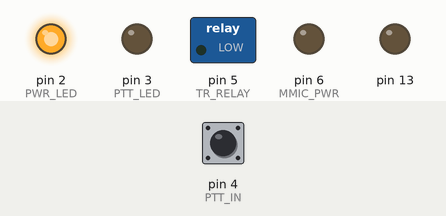
Recording of a sketch running on a simulated Arduino Uno, built with avr-gcc and run on an emulated ATmega328P. Parts: switched loads named in the sketch (green lamp = pin HIGH), output pins drawn as LEDs (lit = HIGH). The inputs (shaded band) are chosen by the test bench; at power-on: pin 4 (PTT_IN) HIGH.

Above: at 1.2 s.
1.3 s: pin 4 (PTT_IN) pulled LOW for 0.15 s
At 1.38 s:
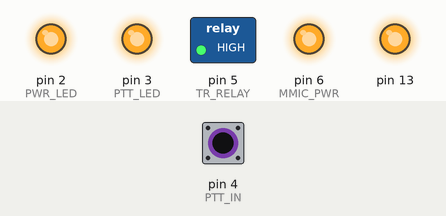
2.9 s: pin 4 (PTT_IN) pulled LOW for 3.2 s
At 6.7 s:
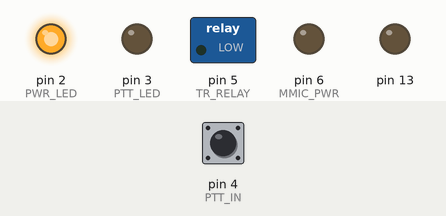
Timing chart, 0 to 8.2 s (numbered marks = the images above; inputs shaded):
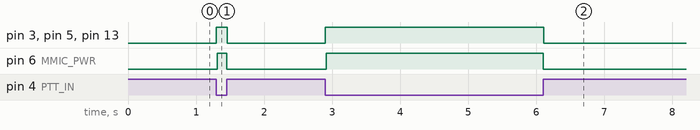

Measured:
- after the input at 1.3 s, pin 3 (PTT_LED), pin 5 (TR_RELAY), pin 13: LOW → HIGH at once, → LOW 0.16 s later; pin 6 (MMIC_PWR): LOW → HIGH at once, → LOW 0.14 s later
- after the input at 2.9 s, pin 3 (PTT_LED), pin 5 (TR_RELAY), pin 6 (MMIC_PWR), pin 13: LOW → HIGH at once, → LOW 3.2 s later

The sketch:

902-sequence.ino
```cpp
////////////////////////////////////////////////////////////////////////////////
// 902 sequencer
// https://github.com/tczerwonka/sequencer-sdr1k/
// this is an arduino pro board
////////////////////////////////////////////////////////////////////////////////

#define PWR_LED   2
#define PTT_LED   3
#define PTT_IN    4
#define TR_RELAY  5
#define MMIC_PWR  6
#define TX  1
#define RX  0

int current = RX;
int previous = RX;


void setup() {
  pinMode(PWR_LED, OUTPUT);
  pinMode(13, OUTPUT);
  pinMode(PTT_LED, OUTPUT);
  pinMode(TR_RELAY, OUTPUT);
  pinMode(MMIC_PWR, OUTPUT);
  pinMode(PTT_IN, INPUT_PULLUP);

  digitalWrite(PWR_LED, HIGH);
}

void loop() {
  if (!digitalRead(PTT_IN)) {
    if (previous == RX) {
      //go to TX
      current = RX;
      digitalWrite(PTT_LED, HIGH);
      digitalWrite(13, HIGH);
      digitalWrite(TR_RELAY, HIGH);
      delay(10);
      digitalWrite(MMIC_PWR, HIGH);
      previous = TX;
    } //prev == RX
  } else {
    if (previous == TX) {
      //go to RX
      digitalWrite(MMIC_PWR, LOW);
      delay(10);
      digitalWrite(TR_RELAY, LOW);
      digitalWrite(PTT_LED, LOW);
      digitalWrite(13, LOW);
      previous = RX;
      delay(500);
    }
  }
}
```
